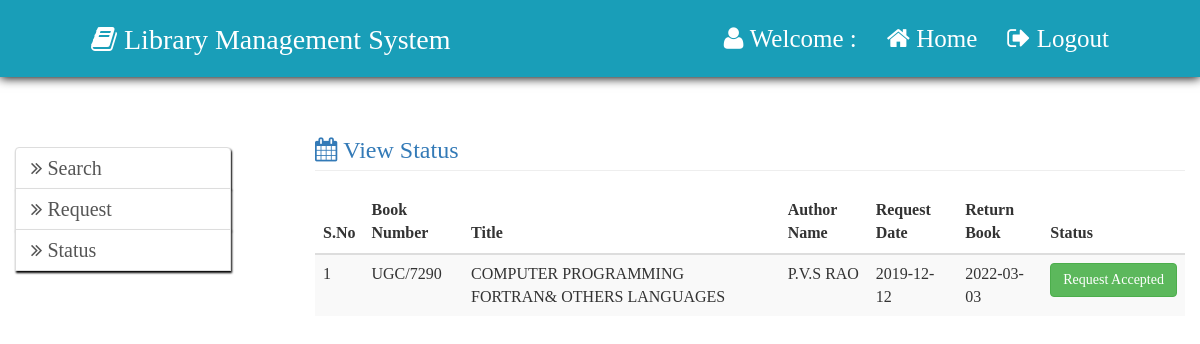
Screenshot of /staff/staff_status.php with the database file from the repository.
### tables this page shows
CREATE TABLE `staff_barrow_books` (
  `sbid` int(11) NOT NULL AUTO_INCREMENT,
  `sid` int(11) NOT NULL,
  `bid` int(11) NOT NULL,
  `request_date` date NOT NULL,
  `return_date` date NOT NULL,
  `today` date NOT NULL,
  `status` int(11) NOT NULL,
  PRIMARY KEY (`sbid`)
);

CREATE TABLE `books` (
  `bid` int(11) NOT NULL AUTO_INCREMENT,
  `sno` varchar(150) NOT NULL,
  `bno` varchar(20) NOT NULL,
  `barcode` varchar(30) NOT NULL,
  `title` varchar(150) NOT NULL,
  `aname` varchar(150) NOT NULL,
  `publication` varchar(150) NOT NULL,
  `price` varchar(150) NOT NULL,
  `alamara` varchar(150) NOT NULL,
  `rack` varchar(150) NOT NULL,
  `status` int(11) NOT NULL,
  `sstatus` int(11) NOT NULL,
  PRIMARY KEY (`bid`)
);

### staff/staff_status.php (the view, shortened to what this page needs)
<?php
	include"../include/config.php";
?>
<html>
	<head>
		<?php
			include"../include/head.php";
		?>
	</head>
	<body>
		<?php include"staff_home_nav.php";?>
		<div class="col-md-3" style="margin-top:50px">
			<?php
				include"staff_sidenav.php";
			?>
		</div>
		<div class="col-md-9">
			<?php
				$sql="Select books.bid, books.bno, books.title, books.aname,
  staff_barrow_books.request_date, staff_barrow_books.return_date,
  staff_barrow_books.today, books.status
From staff_barrow_books Inner Join
  books On books.bid = staff_barrow_books.bid ";
			$res=$con->query($sql);
			if($res->num_rows>0)
			{
				echo"
				<h3 class='page-header text-primary'><i class='fa fa-calendar'> View Status</i></h3>
				<table class='table table-striped'>
					<thead>
						<tr>
							<th>S.No</th>
							<th>Book Number</th>
							<th>Title</th>
							<th>Author Name</th>
							<th>Request Date</th>
							<th>Return Book</th>
							<th>Status</th>
						</tr>
					</thead>
					<tbody>
				";
				$i=1;
				while($row=$res->fetch_assoc())
				{
					if($row["status"]==1)
					{
						echo"
							<tr>
								<td>{$i}</td>
								<td>{$row["bno"]}</td>
								<td>{$row["title"]}</td>
								<td>{$row["aname"]}</td>
								<td>{$row["request_date"]}</td>
								<td>{$row["return_date"]}</td>
								<td><button class='btn btn-warning' type='button'>Request Pending</button></td>
							</tr>
						";
						$i++;
					}
					else if($row["status"]==2)
					{
						echo"
							<tr>
								<td>{$i}</td>
								<td>{$row["bno"]}</td>
								<td>{$row["title"]}</td>
								<td>{$row["aname"]}</td>
								<td>{$row["request_date"]}</td>
								<td>{$row["return_date"]}</td>
								<td><button class='btn btn-success' type='button'>Request Accepted</button></td>
							</tr>
						";
						$i++;
					}
				}
				echo"
					</tbody>
					</table>
				";
			}
			else
			{
				echo"<div style='margin-top:80px' class='alert alert-danger'>Status Not Found..!!!</div>";
			}
			?>
		</div>
	</body>
</html>

### css/style.css (style rules this page uses)
body { font-family:Times New Roman; font-size:20px; line-height: 1.42857143; color: #333; background-color: #fff; }

### rows the page displays
staff_barrow_books: bid.bno "UGC/7290", bid.title "COMPUTER PROGRAMMING FORTRAN& OTHERS LANGUAGES", bid.aname "P.V.S RAO", request_date "2019-12-12", return_date "2022-03-03"
